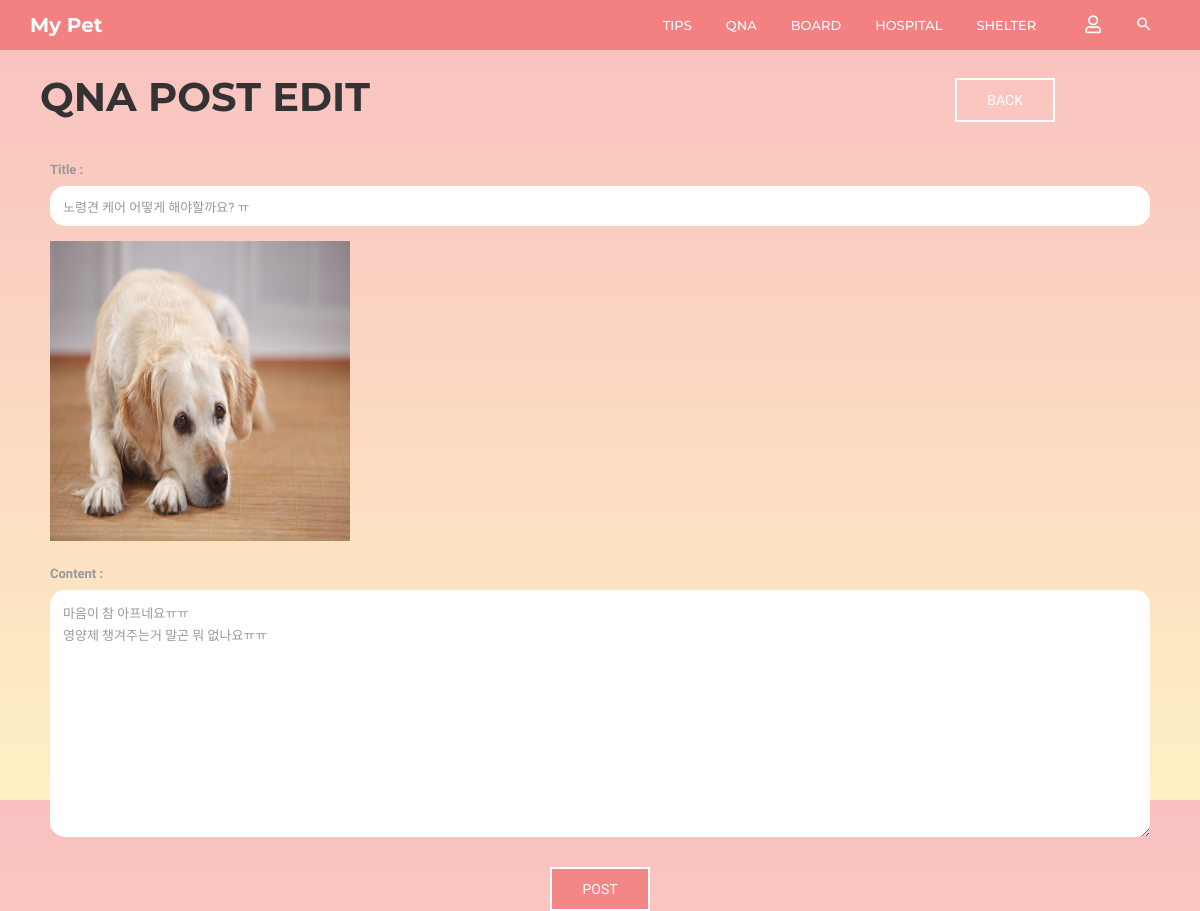
The page /community/11/qna_edit/ on the database its author committed.
### community/models.py (models this page shows, shortened)
class Qna(models.Model):
    b_title = models.CharField(max_length=30)
    b_author = models.CharField(max_length=20)
    b_content = models.TextField()
    b_date = models.DateTimeField(auto_now=True)  # 글 수정하면 수정한 시각으로 갱신됨
    b_comment_count = models.IntegerField(default=0)
    b_like_count = models.IntegerField(default=0)
    b_photo = models.ImageField(blank=True, null=True, default='../media/noimage.jpg')

### community/views.py (the view)
# urls.py: path('<int:post_id>/qna_edit/', views.qna_edit, name="qna_edit"),
def qna_edit(request, post_id):
    posts = Qna.objects.get(pk=post_id)
    return render(request, 'community/qna_edit.html', {'posts': posts})

### community/templates/community/qna_edit.html (shortened to what this page needs)
{% extends 'base.html' %}
{% block html_body %}
    <link rel="stylesheet" href="/static/css/pages/header.css">
    <link rel="stylesheet" href="/static/css/pages/board.css">
    <link rel="stylesheet" href="/static/css/pages/create.css">
    <header id="column-header">
        <div id="nino-headerInner">
            <nav id="nino-navbar" class="navbar navbar-default" role="navigation">
                <div class="container">
                    <div class="navbar-header">
                        <a class="navbar-brand" href="{% url 'home' %}">My Pet</a>
                    </div>
                    <div class="nino-menuItem pull-right">
                        <div class="collapse navbar-collapse pull-left" id="nino-navbar-collapse">
                            <ul class="nav navbar-nav">
                                <li><a href="#" onclick="testa('{% url 'community:tips' %}')">Tips<span class="sr-only">(current)</span></a></li>
                                <li><a href="#" onclick="testa('{% url 'community:qna' %}')">QnA</a></li>
                                <li><a href="#" onclick="testa('{% url 'community:board' %}')">Board</a></li>
                                <li><a href="#" onclick="testa('{% url 'community:hospital' %}')">Hospital</a></li>
                                <li><a href="#" onclick="testa('{% url 'community:shelter' %}')">Shelter</a></li>
                            </ul>
                        </div>
                        <ul class="nino-iconsGroup nav navbar-nav">
                            {% if user.is_authenticated %}
                                <li><a href="#" onclick="testa('{% url 'community:logout' %}')"><i
                                        class="mdi fas fa-user-slash nino-icon"></i></a></li>
                            {% else %}
                                <li><a href="#" onclick="testa('{% url 'community:login' %}')"><i
                                        class="mdi far fa-user nino-icon"></i></a></li>
                            {% endif %}
                            <li><a href="#" class="nino-search"><i class="mdi mdi-magnify nino-icon"></i></a></li>
                        </ul>
                    </div>
                </div>
            </nav>
        </div>
    </header>
    <div class="container board-header">
        <div class="board-title">
            <h1 class="title-h1">QnA Post Edit</h1>
        </div>
        <div class="board-post-btn">
            <a href="javascript:history.back();" class="nino-btn nino-post-btn">BACK</a>
        </div>
    </div>
    <div class="container">
        <form action="{% url 'community:qna_modify' posts.id %}"
              method="POST"
              enctype="multipart/form-data">
            <div id="boards-form">
                <label for="title">Title : </label>
                <input type="text" id="title" name="title" value="{{ posts.b_title }}">
                {% if posts.b_photo %}
                    <img src="{{ posts.b_photo.url }}" alt="" height="300" width="300">
                    <br>
                {% else %}
                    <img src="/media/noimage.jpg" alt="" height="225" width="365">
                {% endif %}
                <label for="content">Content : </label>
                <textarea id="content" name="content" rows="10" cols="33">{{ posts.b_content }}</textarea>
            </div>
            <div id="boards-create-btn">
                <button class="post-btn" type="submit">POST</button>
            </div>
        </form>
    </div>
{% endblock %}

### static/css/pages/index.css (style rules this page uses)
html, body { line-height: 1.7; margin: 0; padding: 0; }
body { color: #999; font-size: 13px; font-weight: 400; overflow-x: hidden; position: relative; font-family: "Roboto", sans-serif; }
article, aside, details, figcaption, figure, footer, header, hgroup, menu, nav, section, main { display: block; }
a { text-decoration: none; outline: none; color: #2ec06c; -webkit-transition: all 0.3s ease-in-out; -moz-transition: all 0.3s ease-in-out; -o-transition: all 0.3s ease-in-out; -ms-transition: all 0.3s ease-in-out; transition: all 0.3s ease-in-out; }
h1, h2, h3, h4, h5, h6 { margin: 5px 0 10px; color: #333; text-transform: uppercase; font-family: "Montserrat", sans-serif; }
h1, h2 { font-weight: 300; }
h1 { font-size: 2.2em; }
ul, ul li, ol, ol li, p, form, input { margin: 0; padding: 0; }
ul, ul li { list-style: none; }
img { border: none; max-width: 100%; }
.container { position: relative; }
.nino-btn { display: inline-block; color: black; text-transform: uppercase; padding: 13px 30px; text-align: center; border: 2px solid black; font-size: 14px; line-height: 100%; }
#nino-headerInner { position: relative; z-index: 5; }
#nino-navbar { background: none; border: none; border-radius: 0; }
#nino-navbar .navbar-brand { color: #fff; font-weight: 700; font-size: 20px; }
#nino-navbar .navbar-nav > li > a { color: #fff; font-weight: 500; text-transform: uppercase; border-bottom: 3px solid transparent; padding: 15px 5px 5px; margin: 0 12px; }
#nino-navbar .nino-menuItem { float: right; }
#nino-navbar .nino-iconsGroup li a { border: none; font-size: 18px; }

### static/css/pages/header.css (style rules this page uses)
#column-header { position: relative; font-family: "Montserrat", sans-serif; background: rgba(243, 129, 129, 0.9); }
#column-header:after { content: ""; position: absolute; left: 0; top: 0; width: 100%; height: 100%; background: rgba(243, 129, 129, 0.9); }
#nino-headerInner { position: relative; z-index: 5; }

### static/css/pages/board.css (style rules this page uses)
body { height: 100vh; font-family: 'Prompt', sans-serif; background: linear-gradient( to bottom, rgba(243, 129, 129, 0.5), rgba(252, 227, 138, 0.5) ); }
.board-header { display: flex; align-items: center; margin-top: 15px; }
.board-title { position: relative; margin-left: 10px; }
.board-post-btn { position: absolute; right: 130px; }
.title-h1 { font-weight: 700; font-size: 40px; }
.nino-post-btn { display: inline-block; color: white; text-transform: uppercase; padding: 13px 30px; text-align: center; border: 2px solid white; font-size: 14px; line-height: 100%; }

### static/css/pages/create.css (style rules this page uses)
#boards-form { display: flex; flex-direction: column; margin: 30px 20px; }
#boards-form input { border: none; height: 40px; border-radius: 15px; outline-style: none; padding: 1em 1em; margin-bottom: 15px; }
#boards-form textarea { border: none; border-radius: 15px; outline-style: none; padding: 1em 1em; }
.post-btn { display: inline-block; color: white; text-transform: uppercase; padding: 13px 30px; text-align: center; border: 2px solid white; font-size: 14px; line-height: 100%; background-color: rgba(243, 129, 129, 0.9); }
#boards-create-btn { display: flex; flex-direction: column; align-items: center; }

### rows shown on the page
Qna: title "노령견 케어 어떻게 해야할까요? ㅠ", b_photo (picture), content "마음이 참 아프네요ㅠㅠ 영양제 챙겨주는거 말곤 뭐 없나요ㅠㅠ"
